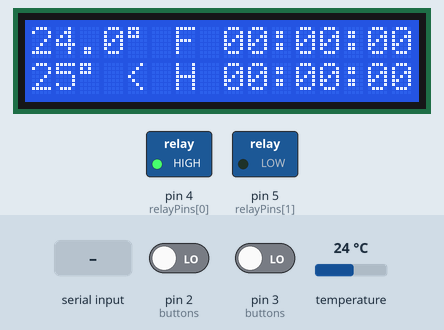
The sketch below on a simulated Arduino Uno, built with avr-gcc and run on an emulated ATmega328P. Shown: 16×2 character LCD, switched loads named in the sketch (green lamp = pin HIGH). The inputs (shaded band) are chosen by the test bench; at power-on: temperature 24 °C, pin 2 (buttons) LOW, pin 3 (buttons) LOW. EEPROM starts erased.

Above: at 1.2 s.
1.3 s: temperature set to 24.8 °C
At 4.0 s:
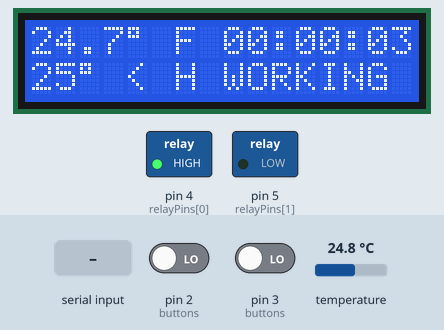
4.9 s: temperature set to 25.4 °C
At 7.5 s:
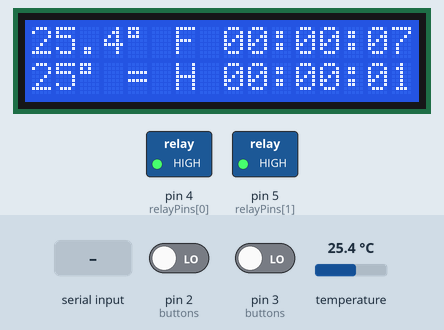
8.5 s: byte 45 (45) received over Serial
At 10.4 s:
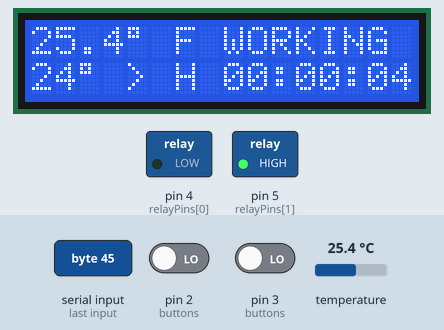
12.1 s: byte 43 (43) received over Serial
At 13.7 s:
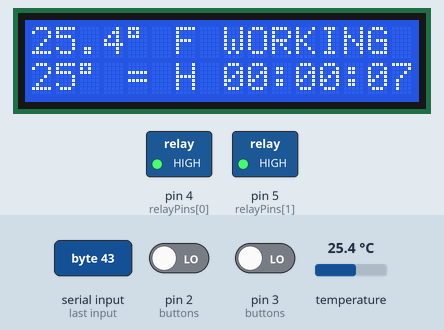
15.4 s: temperature set to 1 °C
At 16.5 s:
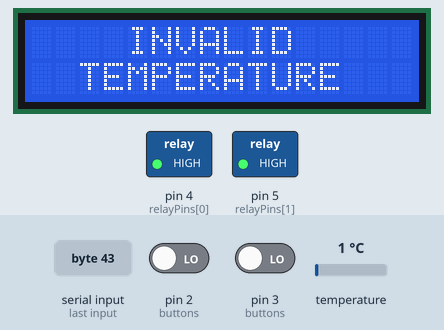
Timing chart, 0 to 17.9 s (numbered marks = the images above; inputs shaded):
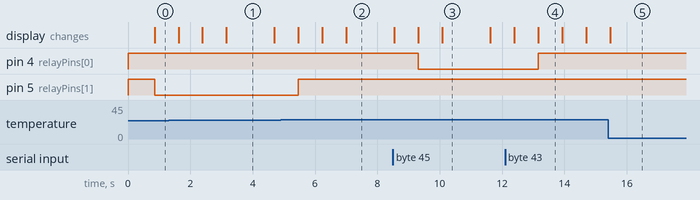

The sketch:

main.ino
```cpp
#include <LiquidCrystal.h>
#include <OneWire.h>
#include <DallasTemperature.h>
#include <EEPROM.h>

//#define DISABLE_EEPROM_IO
//#define DISABLE_TEMPERATURE_SENSOR

#define RELAY_ON  0
#define RELAY_OFF 1

/* Структура для обработки нажатия кнопки через прерывание. */
struct ButtonHandler
{
  // Минимальное время нажатия кнопки в миллисекундах.
  const int pressShortInterval = 1000;
  const int pressLongInterval = 2000;

  bool isPressed;
  int pressMillis;
  int pin;
  void (*shortCallback)(void);
  void (*longCallback)(void);

  ButtonHandler(int pin_, void (*shortCallback_)(void), void (*longCallback_)(void)):
    pin(pin_),
    shortCallback(shortCallback_),
    longCallback(longCallback_),
    pressMillis(0),
    isPressed(false)
  {
  }

  // Возвращает истину, если нажатие кнопки сработало.
  void loop()
  {
    if (digitalRead(pin) == HIGH)
    {
      if (!isPressed)
      {
        pressMillis = millis();
        isPressed = true;
      }

      return;
    }

    if (!isPressed)
      return;

    isPressed = false;

    int interval = millis() - pressMillis;

    if (interval < pressShortInterval)
      return;

//    if (constrain(interval, pressShortInterval, pressLongInterval))
//      shortCallback();

    if (interval > pressLongInterval)
    {
      longCallback();
      return;
    }

    if (interval > pressShortInterval)
    {
      shortCallback();
      return;
    }
  }
};

/* Класс для отображения текущего состояния реле (либо работает, либо сколько времени не работает). */
class RelayTimer
{
  const unsigned long SLEEPING_MILLIS = 3600000;

  private:
    int pin;
    unsigned long startMillis;
    unsigned long startSleepingMillis;
    bool isWorking;
    bool isSleeping;

    String leadingZeroes(unsigned long number, int cols = 2)
    {
      String result(number);

      while (result.length() < cols)
        result = "0" + result;

      return result;
    }

  public:
    RelayTimer(int pin_):
      pin(pin_),
      startMillis(0),
      startSleepingMillis(0),
      isWorking(false),
      isSleeping(false)
    {
      pinMode(pin, OUTPUT);
      digitalWrite(pin, RELAY_OFF);
    }

    bool getSleeping()
    {
      return isSleeping;
    }

    void setSleeping(bool value)
    {
      if (!isSleeping && value)
      {
        startSleepingMillis = millis();
      }

      isSleeping = value;
    }

    // Метод, который вызывается из глобальной функции loop().
    void loop()
    {
      bool currentWorking = (digitalRead(pin) == RELAY_ON);

      if (isWorking && !currentWorking)
        startMillis = (millis() / 1000) * 1000;

      isWorking = currentWorking;

      if (isSleeping && (startSleepingMillis + SLEEPING_MILLIS < millis()))
        isSleeping = false;
    }

    // Метод для формирования строки со статусом реле.
    String show()
    {
      if (isSleeping)
        return "SLEEPING";

      if (isWorking)
        return "WORKING ";

      unsigned long seconds = (millis() - startMillis) / 1000;
      unsigned long minutes = (seconds / 60) % 60;
      unsigned long hours = (seconds / 60 / 60);

      seconds %= 60;

      String result = leadingZeroes(hours) + ":" + leadingZeroes(minutes) + ":" + leadingZeroes(seconds);

      if (result.length() > 8)
        result = "--:--:--";

      // На всякий случай.
      while (result.length() < 8)
        result += ".";

      return result;
    }
};

/* Дисплей 16x2:
 *  RS - 6 пин;
 *  E - 7 пин;
 *  D4 - 8 пин;
 *  D5 - 9 пин;
 *  D6 - 10 пин;
 *  D7 - 11 пин.
 */
LiquidCrystal lcd(6, 7, 8, 9, 10, 11);

/* Датчик температуры - 12 пин */
OneWire oneWire(12);
DallasTemperature sensor(&oneWire);
/* Пины реле охлаждения и обогревателя соответственно. */
int relayPins[2] = { 4, 5 };

RelayTimer timers[2] = { RelayTimer(relayPins[0]), RelayTimer(relayPins[1]) };


void toggleSleeping(int index)
{
  bool value = timers[index].getSleeping();

  timers[index].setSleeping(!value);
}

void buttonUpLong()
{
  toggleSleeping(0);
}

void buttonDownLong()
{
  toggleSleeping(1);
}

void buttonUpShort()
{
  changeTargetTemperature(true);
}

void buttonDownShort()
{
  changeTargetTemperature(false);
}

/* Кнопки установки температуры:
 *  Кнопка вверх, 2 пин, 0 прерывание;
 *  Кнопка вниз, 3 пин, 1 прерывание.
 */
ButtonHandler buttons[2] = {
  ButtonHandler(2, buttonUpShort, buttonUpLong),
  ButtonHandler(3, buttonDownShort, buttonDownLong)
};

int targetTemperature;
int targetTemperatureRange[2] = { 20, 30 };

// Расположение ячейки EEPROM с последней температурой
int targetTemperatureCell = 0;
int currentTemperatureRange[2] = { 10, 50 };
bool lastDisplayState = 1;

void setup()
{
  Serial.begin(9600);

#ifndef DISABLE_EEPROM_IO
  uint8_t savedTargetTemperature = EEPROM.read(targetTemperatureCell);

  if (savedTargetTemperature == 255)
    targetTemperature = (targetTemperatureRange[0] + targetTemperatureRange[1]) / 2;
  else
    targetTemperature = (int)savedTargetTemperature;
#else
  targetTemperature = 24;
#endif

  for (int i = 0, count = sizeof(buttons) / sizeof(ButtonHandler); i < count; ++i)
  {
    pinMode(buttons[i].pin, INPUT);
//    attachInterrupt(i, buttons[i].callback, CHANGE);
  }

  sensor.begin();
  lcd.begin(16, 2);
}

#ifdef DISABLE_TEMPERATURE_SENSOR
float cT = 25.5;
#endif

void loop()
{
  for (int i = 0, count = sizeof(buttons) / sizeof(ButtonHandler); i < count; ++i)
    buttons[i].loop();

  if (Serial.available())
  {
    switch (Serial.read())
    {
      // char "+"
      case 43:
        changeTargetTemperature(true);
        break;

      // char "-"
      case 45:
        changeTargetTemperature(false);
        break;
#ifdef DISABLE_TEMPERATURE_SENSOR
      // char "<"
      case 60:
        cT -= 0.1;
        break;

      // char ">"
      case 62:
        cT += 0.1;
        break;
#endif
    }
  }

  sensor.requestTemperatures();

#ifdef DISABLE_TEMPERATURE_SENSOR
  float currentTemperature = cT;
#else
  float currentTemperature = sensor.getTempCByIndex(0);
#endif

  if (constrain(currentTemperature, currentTemperatureRange[0], currentTemperatureRange[1]) != currentTemperature)
  {
    if (lastDisplayState != 1)
    {
      lastDisplayState = 1;
      lcd.clear();
    }

    lcd.clear();
    lcd.print("    INVALID");
    lcd.setCursor(0, 1);
    lcd.print("  TEMPERATURE");

    for (int i = 0; i < 2; ++i)
      digitalWrite(relayPins[i], HIGH);

    return;
  }

  if (lastDisplayState != 0)
  {
    lastDisplayState = 0;

    lcd.clear();
    lcd.setCursor(6, 0);
    lcd.print("F");
    lcd.setCursor(6, 1);
    lcd.print("H");
  }

  for (int i = 0, count = sizeof(timers) / sizeof(RelayTimer); i < count; ++i)
    timers[i].loop();

  for (int i = 0; i < 2; ++i)
  {
    lcd.setCursor(8, i);
    lcd.print(timers[i].show());
  }

  lcd.setCursor(0, 0);
  lcd.print(currentTemperature, 1);
  lcd.print("\xDF");
  lcd.setCursor(0, 1);
  lcd.print(targetTemperature);
  lcd.print("\xDF");
  lcd.setCursor(4, 1);

  int isFan = RELAY_OFF;
  int isHeater = RELAY_OFF;
  int t = (int)(currentTemperature + 0.01);

  if (t == targetTemperature)
  {
    int isFanWorking = digitalRead(relayPins[0]);
    int isHeaterWorking = digitalRead(relayPins[1]);

    // Если температура с датчика в пределах желаемой, но какое-нибудь включено, то продолжаем приводить температуру ближе к центру желаемой
    if ((isFanWorking == RELAY_ON || isHeaterWorking == RELAY_ON) && (currentTemperature != constrain(currentTemperature, t + 0.3, t + 0.7)))
    {
      isFan = isFanWorking;
      isHeater = isHeaterWorking;
      lcd.print("-");
    }
    else
      lcd.print("=");
  }
  else
  {
    if (t < targetTemperature)
    {
      lcd.print("<");
      isHeater = RELAY_ON;
    }
    else
    {
      lcd.print(">");
      isFan = RELAY_ON;
    }
  }

  if (timers[0].getSleeping())
    isFan = RELAY_OFF;// &= !timers[0].getSleeping();

  if (timers[1].getSleeping())
    isHeater = RELAY_OFF;
  //isHeater &= !timers[1].getSleeping();

  digitalWrite(relayPins[0], (int)isFan);
  digitalWrite(relayPins[1], (int)isHeater);
}

void changeTargetTemperature(bool isChangeToUp)
{
  targetTemperature += (isChangeToUp) ? (1) : (-1);
  targetTemperature = constrain(targetTemperature, targetTemperatureRange[0], targetTemperatureRange[1]);

#ifndef DISABLE_EEPROM_IO
  EEPROM.write(targetTemperatureCell, (uint8_t)targetTemperature);
#endif
}
```

Measured:
- the behaviour switches between 25.3 and 25.4 °C on temperature (found by bisection; images 1 and 2)
- after the input at 4.9 s, pin 5 (relayPins[1]): LOW → HIGH after 0.57 s; the display: first changes after 0.57 s (image 2 shows a later state)
- after the input at 8.5 s, pin 4 (relayPins[0]): HIGH → LOW after 0.82 s; the display: first differs from a run without the input after 0.82 s (image 3 shows a later state)
- after the input at 12.1 s, pin 4 (relayPins[0]): LOW → HIGH after 1.1 s; the display: first differs from a run without the input after 1.1 s (image 4)
- after the input at 15.4 s, the display: changes after 0.08 s (image 5)
- what the display in image 1 shows lasts 1.5 s, from 3.2 s to 4.7 s
- what the display in image 4 shows lasts 0.7 s, from 13.2 s to 13.9 s
